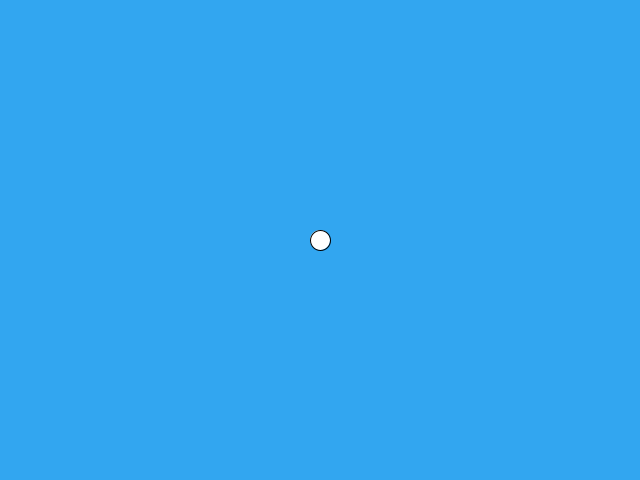
Frame 1 (no input)
Frame 60 (the mouse pressed at the canvas centre just before this capture): identical to frame 1, image omitted
Frame 120 (the mouse held since frame 60 and released just before this capture): identical to frame 1, image omitted

The Processing sketch that drew this single still picture (run headless with seeded random() and noise(); from frame 60 on, the mouse is pressed at the canvas centre):

// Processing sketch: movement
// ── movement.pde

PVector pos;
PVector dir;
float speed = 1;
float acc = 0.1;

void setup()
{
  size(640,480);
  pos = new PVector(width * 0.5, height * 0.5);
  dir = new PVector(0, 0);
  ellipseMode(CENTER);
}

void draw() {
	background(50, 166, 240);
		if (moveLeft){
			dir.x = -1;
			pos.x += dir.x * speed;
		}
		if (moveRight){
			dir.x = 1;
			pos.x += dir.x * speed;
		}
		if (moveUp){
			dir.y = -1;
			pos.y += dir.y * speed;
		}
		if (moveDown){
			dir.y = 1;
			pos.y += dir.y * speed;
		}

		println("speed: "+speed);
		speed += acc;

/*	  if (keyPressed) {
	    pos.x += dir.x;
	    pos.y += dir.y;
	    pos = pos.mult(speed);
	}*/

	ellipse(pos.x, pos.y, 20, 20);
}


// ── input.pde
boolean moveLeft;
boolean moveRight;
boolean moveUp;
boolean moveDown;
boolean moving;

//Key pressed, set our variables to true
void keyPressed()
{
	if (keyCode == LEFT || key == 'a')
		moveLeft = true;
	else if (keyCode == RIGHT || key == 'd')
		moveRight = true;
	else if (keyCode == UP || key == 'w')
		moveUp = true;
	else if (keyCode == DOWN || key == 's')
		moveDown = true;
	moving = true;
}

//When a key is released, we will set our variable to false
void keyReleased()
{
	if (keyCode == LEFT || key == 'a')
		moveLeft = false;
	else if (keyCode == RIGHT || key == 'd')
		moveRight = false;
	else if (keyCode == UP || key == 'w')
		moveUp = false;
	else if (keyCode == DOWN || key == 's')
		moveDown = false;
	moving = false;
}
